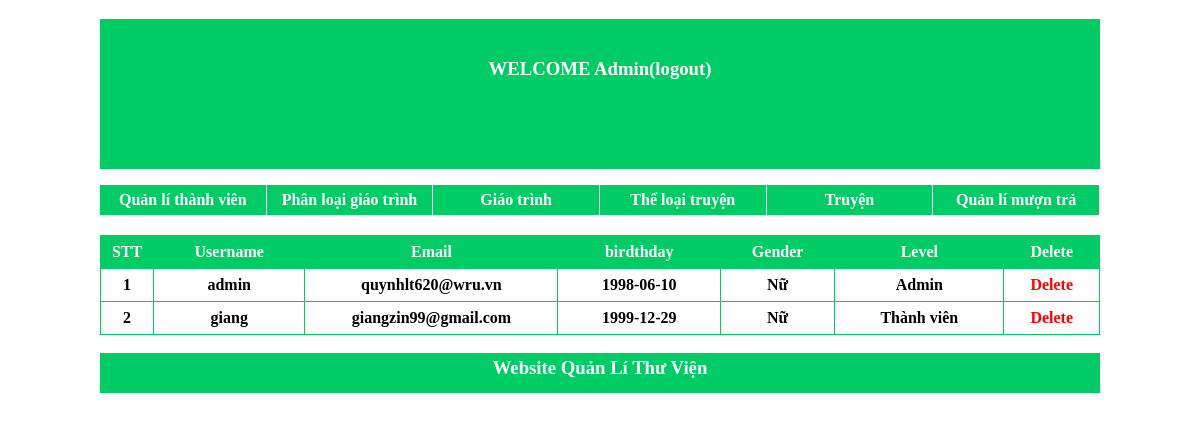
Screenshot of /admin/danhsachuser.php with the database file from the repository.
### tables this page shows
CREATE TABLE `user` (
  `id_user` int(100) NOT NULL,
  `username` varchar(100) NOT NULL,
  `email` varchar(255) NOT NULL,
  `password` varchar(255) NOT NULL,
  `ngaysinh` date NOT NULL,
  `gioitinh` int(1) NOT NULL,
  `level` int(1) NOT NULL
);

### admin/danhsachuser.php (the view, shortened to what this page needs)
<?php
include("template/header.php");
?>
    <div class="wrapper">
        <table>
            <tr style=" background-color: #00cc66;color:#FFF;">
                <th style="width:50px;">STT</th>
                <th >Username</th>
                <th style="width:250px;">Email </th>
                <th>birdthday </th>
                <th> Gender</th>
                <th>Level</th>
                <th>Delete</th>
            </tr>
            <?php
            $stt=1;
            require('../connect/config.php');
           $sql="select id_user,username,email,ngaysinh,gioitinh,level from user ";
           $result=mysqli_query($conn,$sql);
           while($data=mysqli_fetch_assoc($result))
           {
               echo" <tr>";
                echo"<th>$stt</th>";
                echo"<th>$data[username]</th>";
               echo" <th>$data[email]</th>";
               echo" <th>$data[ngaysinh]</th>";
                if($data['gioitinh']==1)
                {
                    echo"<th>Nam</th>";
                }
                else{
                    echo"<th>Nữ</th>";
                }
                if($data['level']==1)
                {
                    echo"<th>Thành viên</th>";
                }
                else{
                    echo"<th>Admin</th>";
                }
                echo"<th><a href='chucnang/xoa_user.php ?id=$data[id_user]'onclick='return thongbao();' style='color:red;'>Delete</a></th>";
            echo"</tr>";
                  $stt=$stt+1;          }
            ?>
        </table>
    </div>
    <?php
    include('template/footer.php');
    ?>
</body>
</html>

### admin/style.css (style rules this page uses)
body { width:1000px; height:auto; margin: 0px auto; }
a { text-decoration: none; }
.wrapper table { margin-top:20px; text-align:center; width:1000px; border-collapse: collapse; line-height:25px; }
.wrapper table th { border: 1px solid #00cc66; line-height:30px; }

### rows the page displays
user: username "admin", email "quynhlt620@wru.vn", ngaysinh "1998-06-10", gioitinh "Nữ", level "Admin"
user: username "giang", email "giangzin99@gmail.com", ngaysinh "1999-12-29", gioitinh "Nữ", level "Thành viên"
